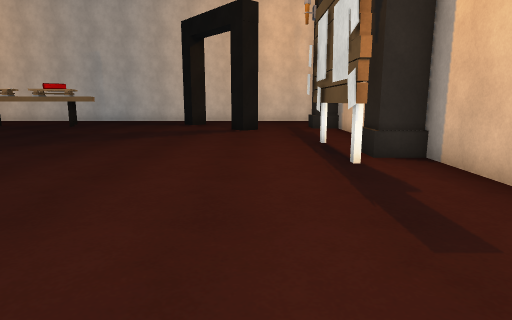
View 1 (above)

17 first-person views from a walk through a scene from a Unity 3-D project. The camera is 1.2 m above the floor, tilts 10° down and sees 75° across. The floor is counted in squares, 1 m on a side. Each view is taken from the middle of a square. On the plan, view 1 faces up. The plan holds only what a view shows up to about 14 squares ahead; the rest is blank. The place goes on beyond the plan. Some animated figures are left out. Some surface patterns are stand-ins.

View 2
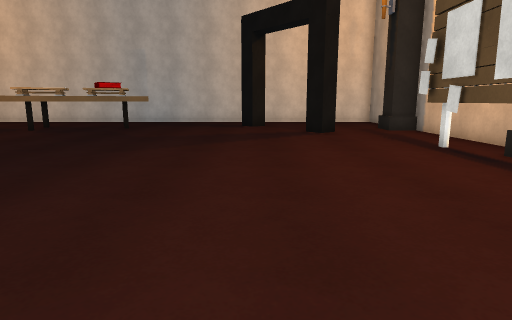

View 3
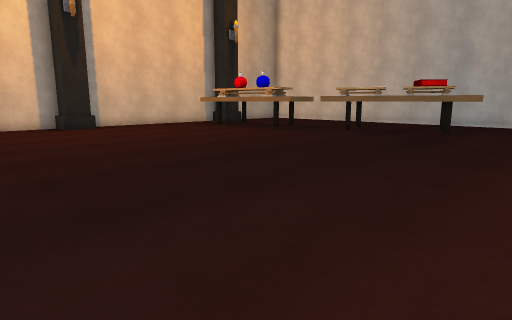

View 4
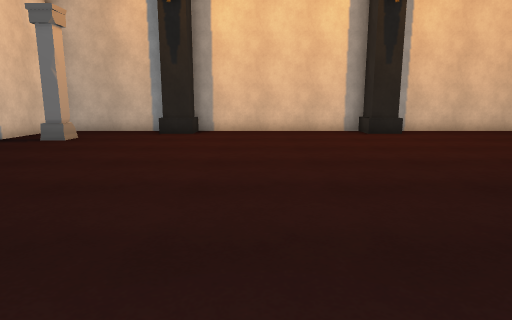

View 5
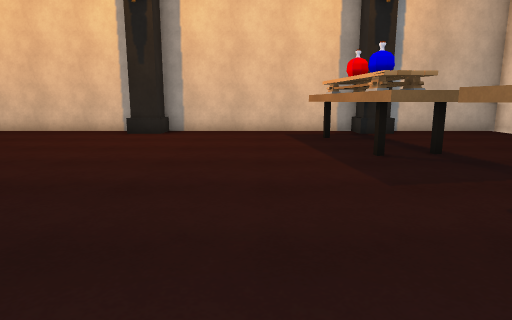

View 6
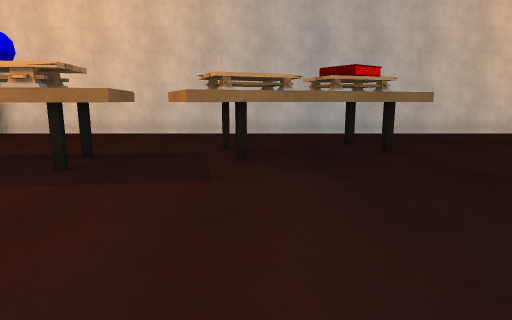

View 7
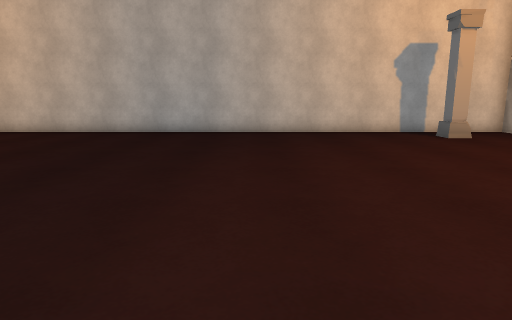

View 8
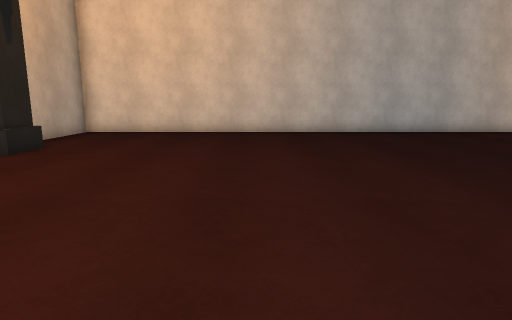

View 9
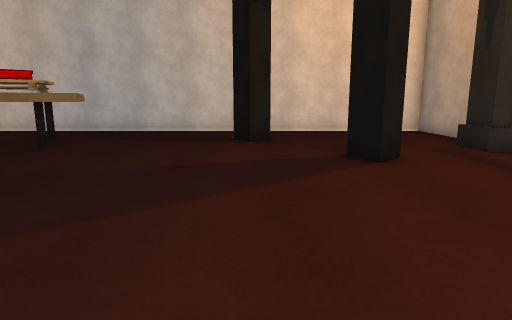

View 10
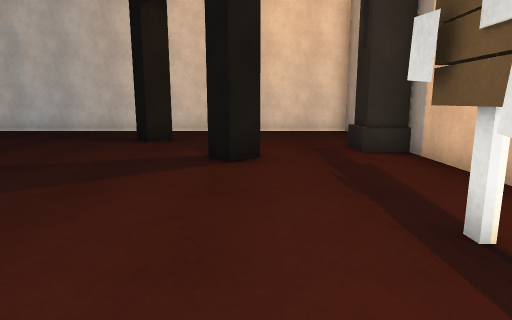

View 11
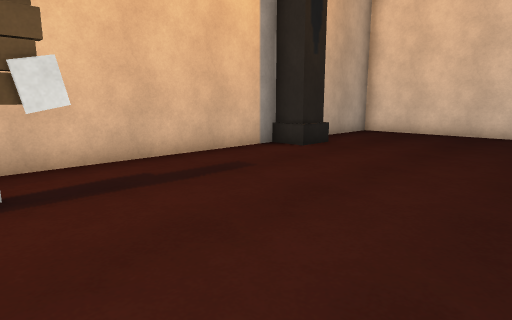

View 12
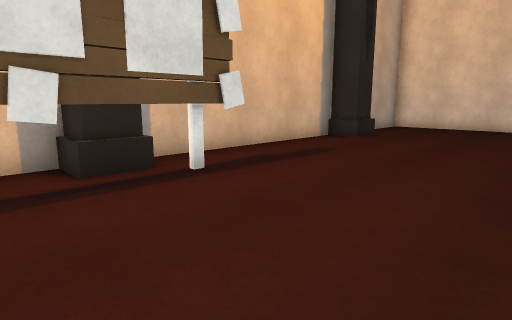

View 13
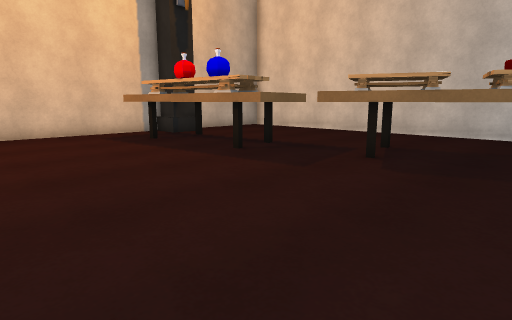

View 14
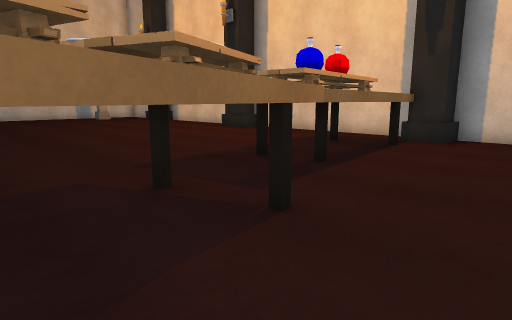

View 15
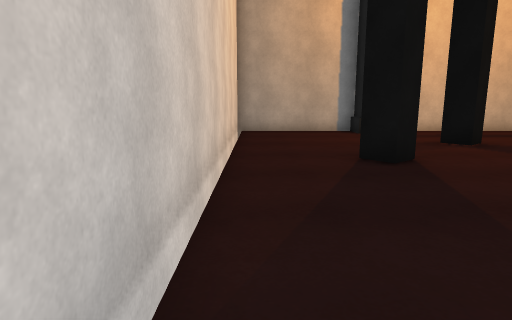

View 16
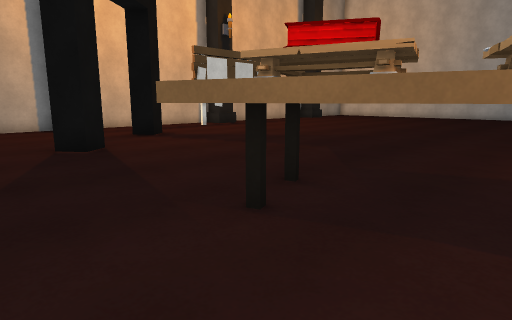

View 17
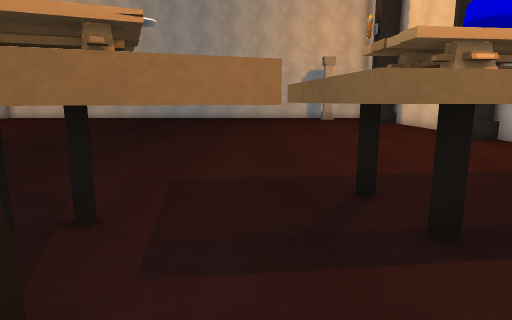

### Floor plan
Key: @ floor where view 1 was taken; # wall or solid block; x gap in a wall; . floor; ^ raised ledge; T thing the floor can be seen under or through; A table; C column; P potion; O other object.
Columns run from 22 left of view 1 to 4 right of it. Each row starts with its distance up from view 1.
 21 ###########################
 20 #.........................#
 19 #.........................#
 18 #............^............#
 17 #.........^ATT^....#......#
 16 #O.....^^AAATT^..........O#
 15 #O^^AAA^.O#AT............O#
 14 #.^APPx^.^...........##...#
 13 #.^#^#....................#
 12 #.........................#
 11 #.........................#
 10 #.......................T.#
  9 #.......................T.#
  8 #.......................TO#
  7 #O......................TT#
  6 #O......................T.#
  5 #.........................#
  4 #.........................#
  3 #.........................#
  2 #.........................#
  1 #.........................#
  0 #.....................@...#
 -1 #O.......................O#
 -2 #.........................#
 -3 #.........................#
 -4 #..C......................#
 -5 #.........................#
 -6 ###########################

Positions as (right, up) in squares from view 1, and headings:
1: (0, 0), facing up
2: (-3, 1), facing up
3: (-5, 2), facing up-left
4: (-8, 2), facing left
5: (-8, 11), facing left
6: (-12, 8), facing up
7: (-12, 7), facing down
8: (-3, 7), facing down
9: (-3, 7), facing up
10: (0, 7), facing up
11: (-3, 7), facing down-right
12: (-3, 10), facing down-right
13: (-9, 8), facing up-left
14: (-10, 19), facing down-left
15: (-10, 20), facing right
16: (-12, 20), facing down-right
17: (-14, 18), facing down
